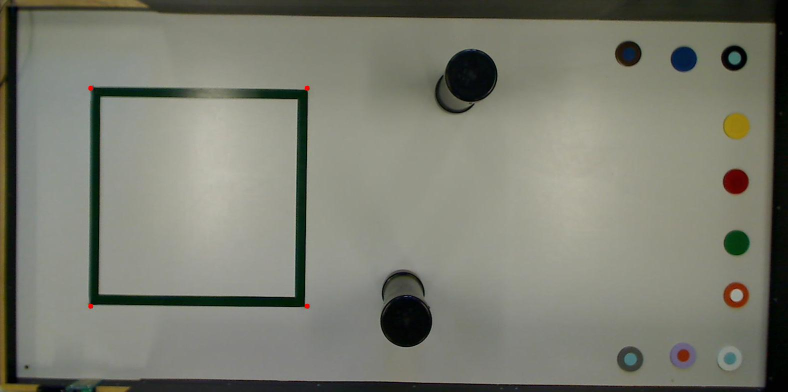
#> input picture img/emlvF.jpg, 1576 x 784 px, given in place of the camera (shown at 1/2 size)
$ python colorPicker.py
#> lines starting #> are read from the running program, lines starting #| are printed output that depends on the picture; after the words box and inside, x2 and y2 are one past the last pixel; in counts of white or black regions, pixels touching at a corner belong together
import cv2
import numpy as np


frameWidth = 1280
frameHeight = 720
camBrightness = 150

cap = cv2.VideoCapture(0)
cap.set(3, frameWidth)
cap.set(4, frameHeight)
cap.set(10, camBrightness)

def empty(a):
    pass

cv2.namedWindow("HSV")
cv2.resizeWindow("HSV",640,240)
cv2.createTrackbar("HUE Min","HSV",0,179,empty)
#> slider 'HUE Min' is set to 35
cv2.createTrackbar("SAT Min","HSV",0,255,empty)
#> slider 'SAT Min' is set to 51
cv2.createTrackbar("VALUE Min","HSV",0,255,empty)
#> slider 'VALUE Min' is set to 51
cv2.createTrackbar("HUE Max","HSV",179,179,empty)
cv2.createTrackbar("SAT Max","HSV",255,255,empty)
cv2.createTrackbar("VALUE Max","HSV",255,255,empty)

while True:

    _, img = cap.read()
#> img is the input picture: shape (784, 1576, 3); mean B, G, R 112.8, 124.7, 123.2
    imgHsv = cv2.cvtColor(img,cv2.COLOR_BGR2HSV)
#> imgHsv: shape (784, 1576, 3); mean H, S, V 38.6, 38, 125.7

    h_min = cv2.getTrackbarPos("HUE Min","HSV")
    h_max = cv2.getTrackbarPos("HUE Max", "HSV")
    s_min = cv2.getTrackbarPos("SAT Min", "HSV")
    s_max = cv2.getTrackbarPos("SAT Max", "HSV")
    v_min = cv2.getTrackbarPos("VALUE Min", "HSV")
    v_max = cv2.getTrackbarPos("VALUE Max", "HSV")
    print(h_min)

    lower = np.array([h_min,s_min,v_min])
    upper = np.array([h_max,s_max,v_max])
    mask = cv2.inRange(imgHsv,lower,upper)
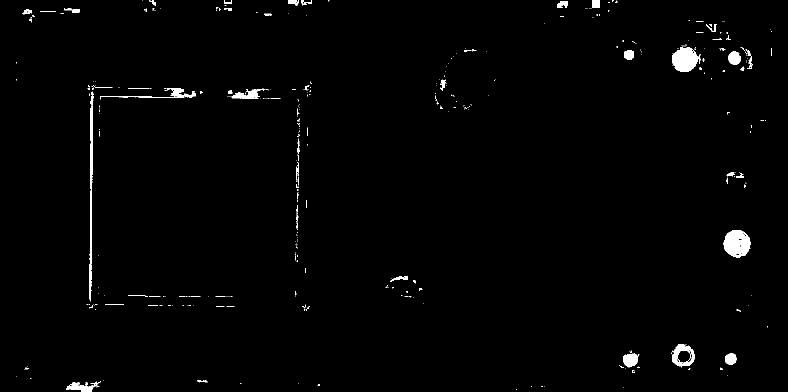
#> mask: shape (784, 1576) (shown at 1/2 size); 1.2% white; 405 white regions (345 under 20 px), largest, box (x1, y1, x2, y2) and area: (1447, 460, 1501, 516) 2202, (1345, 93, 1401, 144) 1924, (178, 183, 187, 603) 1698
    result = cv2.bitwise_and(img,img, mask = mask)
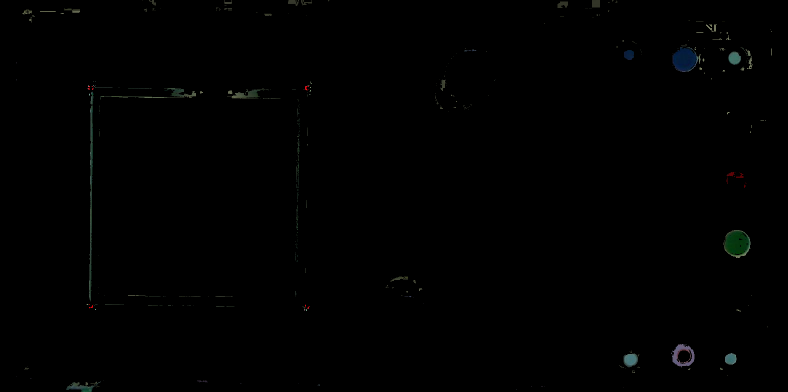
#> result: shape (784, 1576, 3) (shown at 1/2 size); mean B, G, R 0.8, 0.8, 0.6

    mask = cv2.cvtColor(mask, cv2.COLOR_GRAY2BGR)
    hStack = np.hstack([img,mask,result])
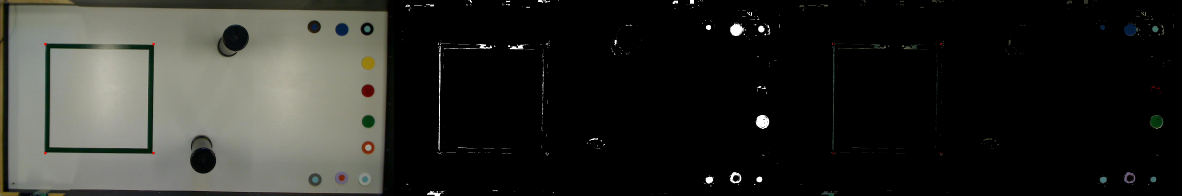
#> hStack: shape (784, 4728, 3) (shown at 1/4 size); mean B, G, R 38.9, 42.9, 42.3
    #cv2.imshow('Original', img)
    #cv2.imshow('HSV Color Space', imgHsv)
    #cv2.imshow('Mask', mask)
    cv2.imshow('Result', result)
    #cv2.imshow('Horizontal Stacking', hStack)
    if cv2.waitKey(1) & 0xFF == ord('q'):
#> (key q is pressed here)
        break

cap.release()
cv2.destroyAllWindows()
